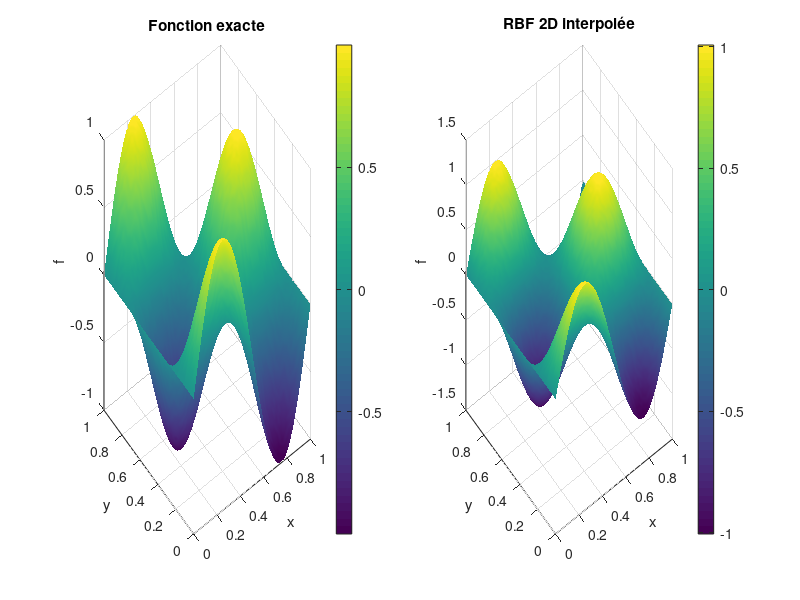

Recreate this plot in MATLAB. (Note: this script raises an error after producing the figure.)
%% RBF 2D
clear; clc; close all;

% --- Fonction cible ---
f = @(x,y) sin(2*pi*x) .* cos(2*pi*y);

% --- Points de données dispersés ---
N = 100;
rng(42);
x_data = rand(N,1);
y_data = rand(N,1);
f_data = f(x_data, y_data);

% --- Paramètre de forme ---
epsilon = 3;

% --- Fonction RBF (Gaussienne) ---
phi = @(r) exp(-(epsilon*r).^2);

% --- Construction de la matrice A ---
A = zeros(N, N);
for i = 1:N
    for j = 1:N
        r = sqrt((x_data(i)-x_data(j))^2 + (y_data(i)-y_data(j))^2);
        A(i,j) = phi(r);
    end
end

% --- Résolution ---
w = A \ f_data;

% --- Grille d'évaluation ---
[Xg, Yg] = meshgrid(linspace(0,1,80), linspace(0,1,80));
x_eval = Xg(:);
y_eval = Yg(:);

f_rbf = zeros(size(x_eval));
for i = 1:N
    r = sqrt((x_eval - x_data(i)).^2 + (y_eval - y_data(i)).^2);
    f_rbf = f_rbf + w(i) * phi(r);
end
F_rbf = reshape(f_rbf, size(Xg));

% --- Affichage ---
figure;
subplot(1,2,1);
surf(Xg, Yg, f(Xg,Yg)); title('Fonction exacte'); shading interp; colorbar;
xlabel('x'); ylabel('y'); zlabel('f');

subplot(1,2,2);
surf(Xg, Yg, F_rbf); title('RBF 2D interpolée'); shading interp; colorbar;
xlabel('x'); ylabel('y'); zlabel('f');
sgtitle('RBF 2D - Interpolation de surface');
